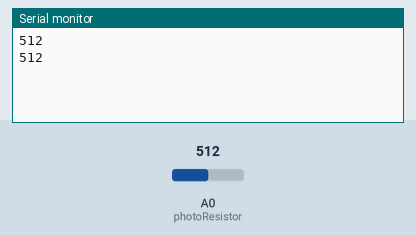
Bench run of a sketch on a simulated Arduino Uno, built with avr-gcc and run on an emulated ATmega328P. Parts: the last lines printed to the serial monitor. The inputs (shaded band) are chosen by the test bench; at power-on: A0 (photoResistor) = 512.

Above: at 1.8 s.
1.9 s: A0 (photoResistor) set to 716
At 2.4 s:
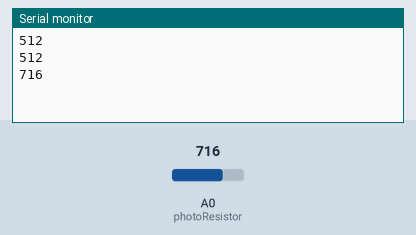
3.4 s: A0 (photoResistor) set to 900
At 4.8 s:
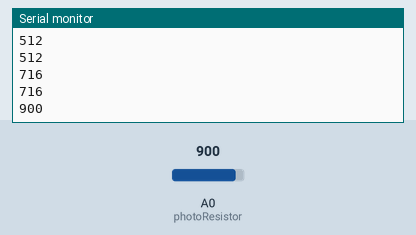
Timing chart, 0 to 6.4 s (numbered marks = the images above; inputs shaded):
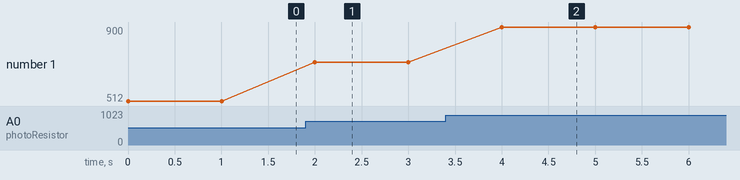

Measured:
- after the input at 1.9 s, the serial monitor: prints a new line after 0.10 s (image 1)
- after the input at 3.4 s, the serial monitor: prints a new line after 0.60 s (image 2)
- plotted number 1: 512 → 716 after the input at 1.9 s, 716 → 900 after the input at 3.4 s

The sketch:

photoresistortest.ino
```cpp
/*
MEM Senior Design PR6B
@author: Ubani Balogun
Group members: Ubani Balogun, Joseph Musembi, Steven Heidengren, Steven Forrest, Ankit Patel

Test for the photo resistor sensor used for solar tracking
Reference: http:/playground.arduino.cc/Learning/PhotoResistor
Circuit:
----------------------------------------------------

           PhotoR     10K
 +5    o---/\/\/--.--/\/\/---o GND
                  |
 Pin A0 o----------

----------------------------------------------------
*/
#include <stdarg.h>

int photoResistor = A0;

void setup(){
  Serial.begin(9600);
}


void loop(){
  Serial.println(analogRead(photoResistor));
  delay(1000);
}


// Helper Functions
void printf(char *fmt, ... ){
        char buf[128]; // resulting string limited to 128 chars
        va_list args;
        va_start (args, fmt );
        vsnprintf(buf, 128, fmt, args);
        va_end (args);
        Serial.print(buf);
}
```
